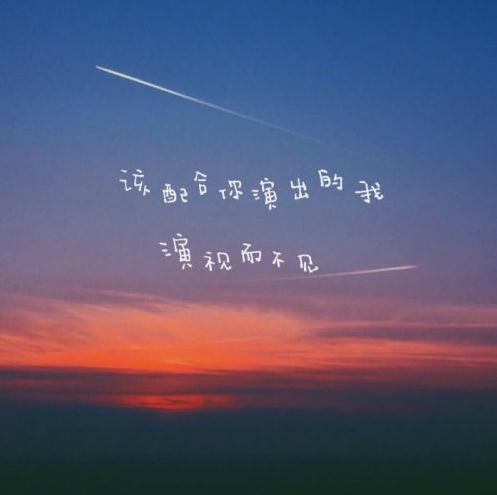
#> input picture OpenCV/1.jpg, 497 x 495 px, given in place of the camera
$ python Convert_Color_space.py
#> lines starting #> are read from the running program, lines starting #| are printed output that depends on the picture; after the words box and inside, x2 and y2 are one past the last pixel; in counts of white or black regions, pixels touching at a corner belong together
import cv2
import numpy as np
#常用转换为BGR↔Gray 和 BGR↔HSV
#HSV H（色彩/色度）取值范围[0,179]
# S(饱和度)取值范围[0,255] V(亮度)取值范围[0,255]
#需要注意的是不同软件取值不同，OPenCV的HSV值与其他软件HSV值对比时，记得归一化
#物体跟踪
cap=cv2.VideoCapture(0)
while(1):
    ret,frame=cap.read()
#> frame is the input picture: shape (495, 497, 3); mean B, G, R 116.4, 87.8, 88.3
    hsv=cv2.cvtColor(frame,cv2.COLOR_BGR2HSV)
#> hsv: shape (495, 497, 3); mean H, S, V 109.2, 121, 132.4
    lower_blue=np.array([110,50,50])
    upper_blue=np.array([130,255,255])
    #根据阈值构建掩模
    mask=cv2.inRange(hsv,lower_blue,upper_blue)
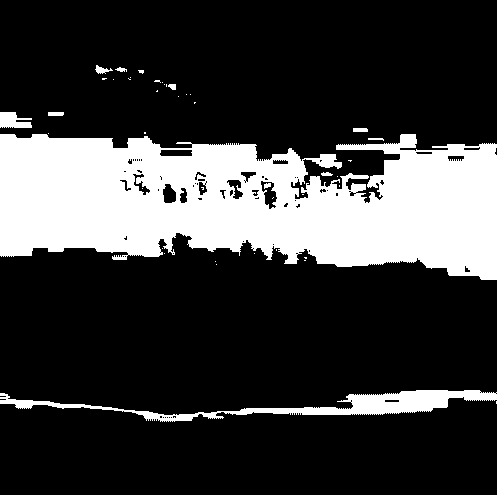
#> mask: shape (495, 497); 23.3% white; 43 white regions (32 under 20 px), largest, box (x1, y1, x2, y2) and area: (0, 134, 497, 280) 52186, (0, 390, 497, 422) 4250, (0, 112, 32, 128) 377
    #对原图和掩模进行位运算
    res=cv2.bitwise_and(frame,frame,mask=mask)
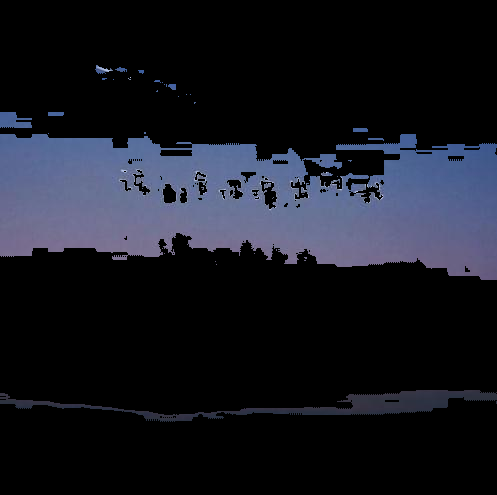
#> res: shape (495, 497, 3); mean B, G, R 33, 24.3, 22.4
    cv2.imshow('frame',frame)
    cv2.imshow('mask',mask)
    cv2.imshow('res',res)
    k=cv2.waitKey(1)
#> (key q is pressed here)
    if k==ord('q'):
        break
cv2.destroyAllWindows()

#

$ run again, on OpenCV/2.jpg
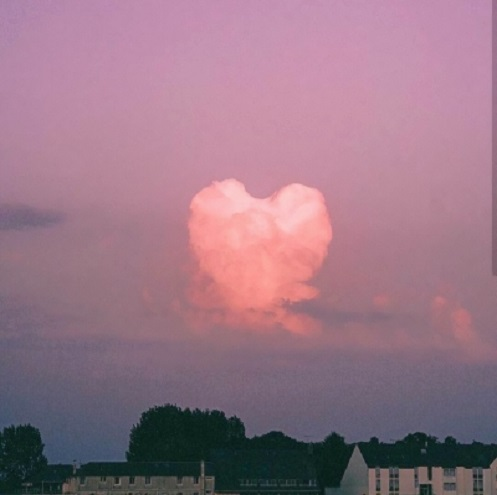
#> input picture OpenCV/2.jpg, 497 x 495 px, given in place of the camera
#> frame is the input picture: shape (495, 497, 3); mean B, G, R 134.4, 117.9, 152.8
#> hsv: shape (495, 497, 3); mean H, S, V 143.1, 70.5, 156.8
#> `mask=cv2.inRange(hsv,lower_blue,upper_blue)`:
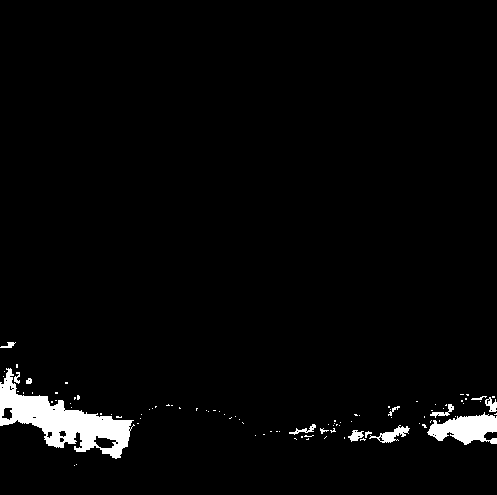
#> mask: shape (495, 497); 2.8% white; 97 white regions (83 under 20 px), largest, box (x1, y1, x2, y2) and area: (0, 368, 135, 459) 4403, (427, 412, 497, 445) 1404, (369, 425, 410, 443) 275
#> `res=cv2.bitwise_and(frame,frame,mask=mask)`:
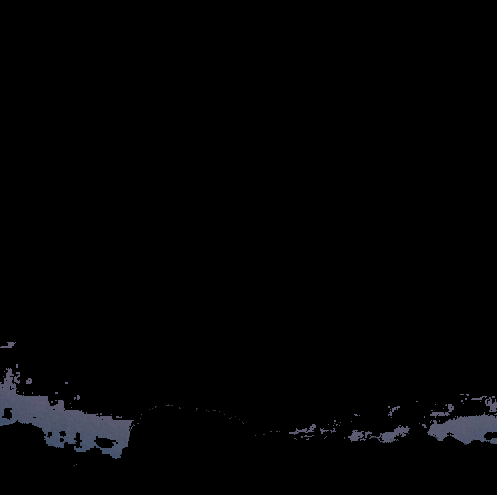
#> res: shape (495, 497, 3); mean B, G, R 3.1, 2.5, 2.4
